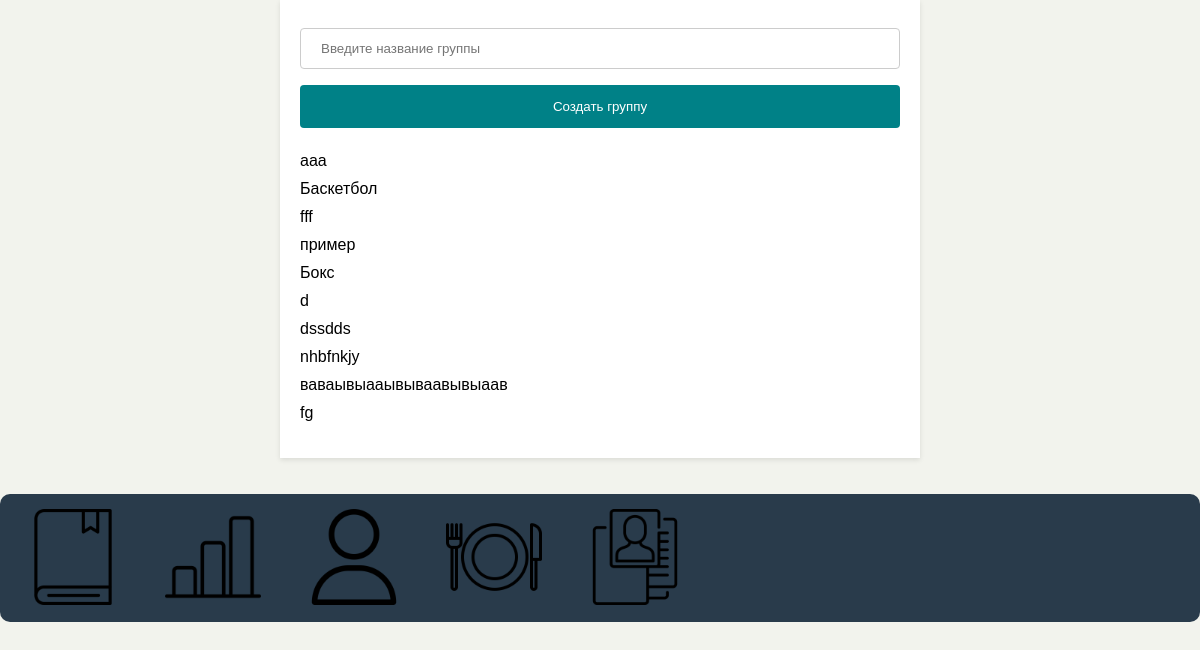
The app's page /creategroup, older data.
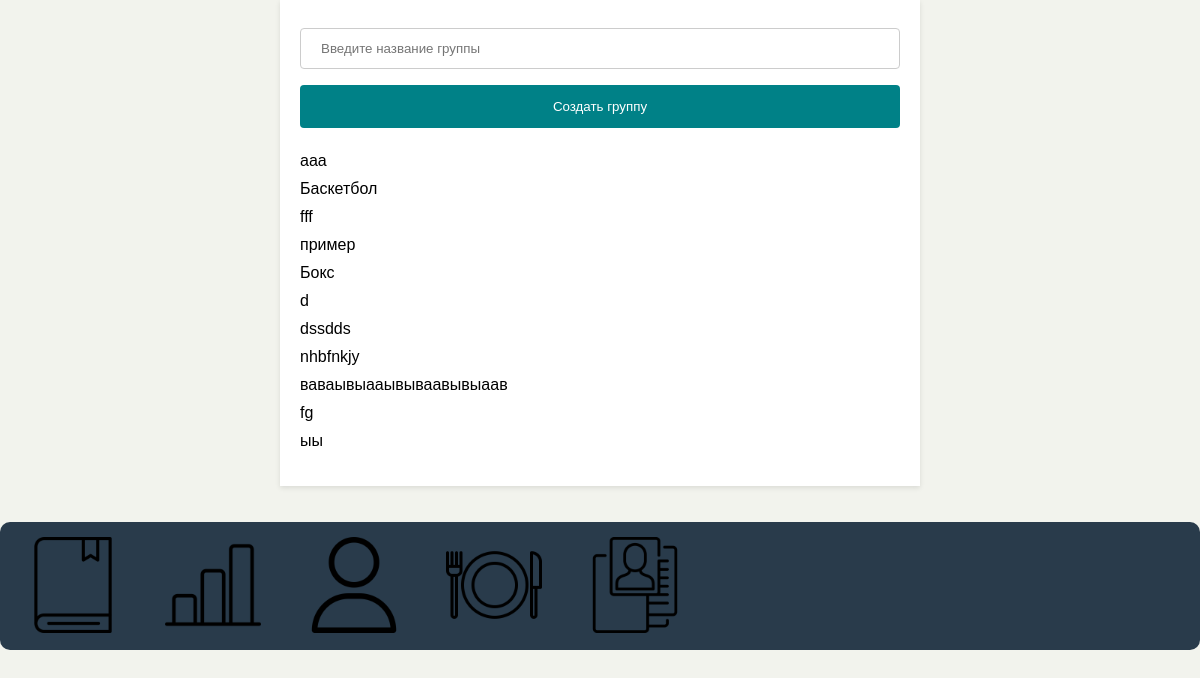
The same page, newer data.
### webflut/models.py (models this page shows, shortened)
class Group(models.Model):
    name = models.CharField(max_length=100)
    users = models.ManyToManyField(User)  # Отношение "многие ко многим" с моделью User

### webflut/views.py (the view)
# urls.py: path('creategroup', views.creategroup, name='creategroup'),
def creategroup(request):
    if request.method == 'POST':
        group_name = request.POST.get('group_name')
        group = Group.objects.create(name=group_name)
        return redirect('creategroup')
    groups = Group.objects.all()
    return render(request, 'creategroup.html', {'groups': groups,})

### webflut/templates/creategroup.html (shortened to what this page needs)
<!DOCTYPE html>
<html lang="en">
<head>
</head>
<body>
<div class="container">
    <form action="{% url 'creategroup' %}" method="post">
        <input type="text" name="group_name" placeholder="Введите название группы">
        <button type="submit">Создать группу</button>
    </form>
    <ul>
        {% for group in groups %}
        <li><a href="{% url 'groupdetail' group_id=group.id %}">{{ group.name }}</a></li>
        {% endfor %}
    </ul>
</div>
{% include 'footer.html' %}
</body>
</html>

### webflut/templates/footer.html (shortened to what this page needs)
{% load static %}
<link href="{% static 'css/footer.css' %}" rel="stylesheet"/>
<footer>
    <a href="{% url 'creategroup' %}" class="buttonFooter">
        <img src="{% static 'accets/журнал.png' %}" class="imgFooter"/></a>
    <a href="{% url 'display_chart' %}" class="buttonFooter">
        <img src="{% static 'accets/статистика.png' %}" class="imgFooter"/></a>
    <a href="{% url 'profile' %}" class="buttonFooter">
        <img src="{% static 'accets/profile.png' %}" class="imgFooter"/></a>
    <a href="{% url 'calories_and_bjy' %}" class="buttonFooter">
        <img src="{% static 'accets/kkal.png' %}" class="imgFooter"/></a>
    <a href="{% url 'person_info' %}" class="buttonFooter">
        <img src="{% static 'accets/pers_info.png' %}" class="imgFooter"/></a>
</footer>

### webflut/static/css/footer.css (style rules this page uses)
footer { background-color: #293b4b; border-radius: 10px; padding: 5px; margin: 3vw auto 3vw auto; white-space: nowrap; }
.imgFooter { width: 8vw; }
.buttonFooter { display: inline-block; font-size: 10px; padding: 10px 20px; text-decoration: none; border-radius: 5px; border: 0; }

### webflut/templates/creategroup.html (style rules this page uses)
body { background-color: #f2f3ed; font-family: Arial, sans-serif; margin: 0; padding: 0; }
.container { max-width: 600px; margin: 0 auto; padding: 20px; background-color: #fff; box-shadow: 0 2px 5px rgba(0, 0, 0, 0.1); }
form { display: flex; flex-direction: column; }
input[type="text"] { padding: 12px 20px; margin: 8px 0; border: 1px solid #ccc; box-sizing: border-box; border-radius: 4px; }
button[type="submit"] { width: 100%; background-color: #008187; color: white; padding: 14px 20px; margin: 8px 0; border: none; cursor: pointer; border-radius: 4px; transition: background-color 0.3s; }
ul { list-style-type: none; padding: 0; }
li { margin-bottom: 10px; }
a { text-decoration: none; color: #000; }

Row changes from the older to the newer data that the page shows:
added Group: name "ыы"
